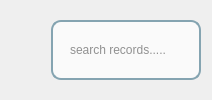
               <widget class="QFrame" name="searchframe">
                <property name="sizePolicy">
                 <sizepolicy hsizetype="Expanding" vsizetype="Expanding">
                  <horstretch>0</horstretch>
                  <verstretch>0</verstretch>
                 </sizepolicy>
                </property>
                <property name="styleSheet">
                 <string notr="true"/>
                </property>
                <layout class="QHBoxLayout" name="horizontalLayout_4">
                 <property name="spacing">
                  <number>0</number>
                 </property>
                 <property name="sizeConstraint">
                  <enum>QLayout::SetDefaultConstraint</enum>
                 </property>
                 <property name="topMargin">
                  <number>20</number>
                 </property>
                 <property name="bottomMargin">
                  <number>20</number>
                 </property>
                 <item>
                  <spacer name="horizontalSpacer_2">
                   <property name="orientation">
                    <enum>Qt::Horizontal</enum>
                   </property>
                   <property name="sizeHint" stdset="0">
                    <size>
                     <width>40</width>
                     <height>20</height>
                    </size>
                   </property>
                  </spacer>
                 </item>
                 <item>
                  <widget class="QLineEdit" name="searchBar">
                   <property name="sizePolicy">
                    <sizepolicy hsizetype="Expanding" vsizetype="Expanding">
                     <horstretch>0</horstretch>
                     <verstretch>0</verstretch>
                    </sizepolicy>
                   </property>
                   <property name="autoFillBackground">
                    <bool>false</bool>
                   </property>
                   <property name="styleSheet">
                    <string notr="true">QLineEdit#searchBar {
    background-color: rgb(250, 250, 250);
    border-top-left-radius: 10px;
 	border-bottom-left-radius: 10px;
	border-top:2px solid rgb(133, 164, 177);
	border-left:2px solid rgb(133, 164, 177);
	border-bottom:2px solid rgb(133, 164, 177);
    font: 57 12pt &quot;Montserrat Medium&quot;;
    color: rgb(39, 39, 39);
    padding-left: 15px;
}
QLineEdit#searchBar:focus{
    background-color: rgb(239, 239, 239);
}
</string>
                   </property>
                   <property name="placeholderText">
                    <string>search records.....</string>
                   </property>
                  </widget>
                 </item>
                 <item>
                  <widget class="QFrame" name="searchButton">
                   <property name="styleSheet">
                    <string notr="true">#searchButton{
	border-top:2px solid rgb(133, 164, 177);
	border-right:2px solid rgb(133, 164, 177);
	border-bottom:2px solid rgb(133, 164, 177);
    background-color: rgb(250, 250, 250);
	border-top-right-radius:10px;
	border-bottom-right-radius:10px;
}
</string>
                   </property>
                   <property name="frameShape">
                    <enum>QFrame::StyledPanel</enum>
                   </property>
                   <property name="frameShadow">
                    <enum>QFrame::Raised</enum>
                   </property>
                   <layout class="QHBoxLayout" name="horizontalLayout_6">
                    <property name="spacing">
                     <number>9</number>
                    </property>
                    <property name="leftMargin">
                     <number>9</number>
                    </property>
                    <property name="topMargin">
                     <number>9</number>
                    </property>
                    <property name="rightMargin">
                     <number>9</number>
                    </property>
                    <property name="bottomMargin">
                     <number>9</number>
                    </property>
                    <item>
                     <widget class="QLabel" name="searchIcon">
                      <property name="maximumSize">
                       <size>
                        <width>24</width>
                        <height>24</height>
                       </size>
                      </property>
                      <property name="styleSheet">
                       <string notr="true"/>
                      </property>
                      <property name="text">
                       <string/>
                      </property>
                      <property name="pixmap">
                       <pixmap resource="../resource.qrc">:/Icons/Icons/searchIcon.png</pixmap>
                      </property>
                      <property name="scaledContents">
                       <bool>true</bool>
                      </property>
                     </widget>
                    </item>
                   </layout>
                  </widget>
                 </item>
                </layout>
               </widget>
